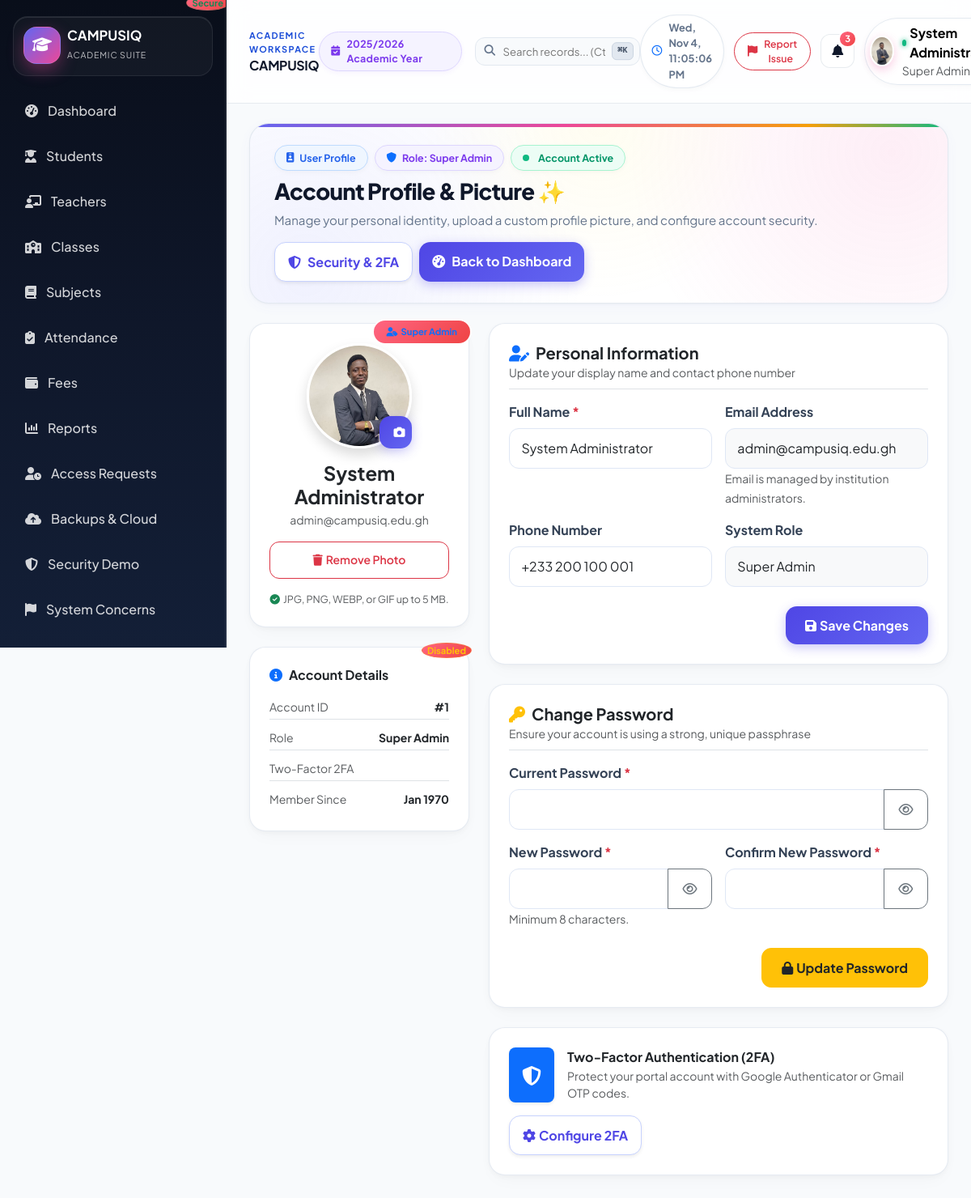
The app's page /profile.php (signed in) with its own data.
### tables this page shows
CREATE TABLE `school_settings` (
  `id` int(11) NOT NULL AUTO_INCREMENT,
  `school_name` varchar(200) NOT NULL,
  `motto` varchar(255) DEFAULT 'Excellence Through Education',
  `school_logo` varchar(255) DEFAULT NULL,
  `primary_color` varchar(30) DEFAULT '#1d4ed8',
  `address` text DEFAULT NULL,
  `phone` varchar(30) DEFAULT NULL,
  `email` varchar(150) DEFAULT NULL,
  `website` varchar(200) DEFAULT NULL,
  `currency` varchar(10) NOT NULL DEFAULT 'GH???',
  `academic_year_id` int(11) DEFAULT NULL,
  `term_id` int(11) DEFAULT NULL,
  `grading_system` text DEFAULT NULL,
  `paystack_public_key` varchar(255) DEFAULT NULL,
  `paystack_secret_key` varchar(255) DEFAULT NULL,
  `paystack_test_mode` tinyint(1) NOT NULL DEFAULT 1,
  `created_at` timestamp NOT NULL DEFAULT current_timestamp(),
  `updated_at` timestamp NOT NULL DEFAULT current_timestamp() ON UPDATE current_timestamp(),
  PRIMARY KEY (`id`),
  KEY `academic_year_id` (`academic_year_id`),
  KEY `term_id` (`term_id`),
  CONSTRAINT `school_settings_ibfk_1` FOREIGN KEY (`academic_year_id`) REFERENCES `academic_years` (`id`) ON DELETE SET NULL,
  CONSTRAINT `school_settings_ibfk_2` FOREIGN KEY (`term_id`) REFERENCES `terms` (`id`) ON DELETE SET NULL
);

CREATE TABLE `users` (
  `id` int(11) NOT NULL AUTO_INCREMENT,
  `name` varchar(150) NOT NULL,
  `email` varchar(150) NOT NULL,
  `password_hash` varchar(255) NOT NULL,
  `totp_secret` text DEFAULT NULL,
  `totp_enabled` tinyint(1) NOT NULL DEFAULT 0,
  `totp_failed_attempts` int(10) unsigned NOT NULL DEFAULT 0,
  `totp_locked_until` datetime DEFAULT NULL,
  `sms_otp` varchar(10) DEFAULT NULL,
  `sms_otp_expires_at` datetime DEFAULT NULL,
  `email_otp` varchar(10) DEFAULT NULL,
  `email_otp_expires_at` datetime DEFAULT NULL,
  `role` enum('super_admin','school_admin','teacher','student','parent','accountant') NOT NULL,
  `status` enum('active','inactive','pending') NOT NULL DEFAULT 'active',
  `phone` varchar(30) DEFAULT NULL,
  `photo` varchar(255) DEFAULT NULL,
  `created_at` timestamp NOT NULL DEFAULT current_timestamp(),
  `updated_at` timestamp NOT NULL DEFAULT current_timestamp() ON UPDATE current_timestamp(),
  PRIMARY KEY (`id`),
  UNIQUE KEY `email` (`email`),
  KEY `idx_users_email` (`email`),
  KEY `idx_users_role` (`role`)
);

### profile.php (the view, shortened to what the rows shown need)
<?php
require_once __DIR__ . '/config/app.php';
require_once __DIR__ . '/includes/auth.php';
$db = getDb();
$sessionUser = currentUser();
$userId = (int)($sessionUser['id'] ?? 0);
$stmt = $db->prepare('SELECT * FROM users WHERE id = :id LIMIT 1');
$stmt->execute(['id' => $userId]);
$user = $stmt->fetch();
$photoPath = $user['photo'] ?? null;
$hasValidPhoto = !empty($photoPath) && file_exists(__DIR__ . '/' . ltrim($photoPath, '/\\'));
require_once __DIR__ . '/includes/header.php';
?>
<div class="dash-hero mb-4">
    <div class="d-flex flex-wrap justify-content-between align-items-center gap-3">
        <div>
            <div class="d-flex align-items-center gap-2 mb-2 flex-wrap">
                <span class="dash-chip primary">
                    <i class="fa-solid fa-id-badge"></i> User Profile
                </span>
                <span class="dash-chip purple">
                    <i class="fa-solid fa-shield text-primary"></i> Role: <?php echo e(userRoleLabel($user['role'])); ?>
                </span>
                <span class="dash-chip success">
                    <span class="pulse-dot me-1"></span> Account Active
                </span>
            </div>
            <h1 class="dash-hero-title">Account Profile &amp; Picture <span class="wave-emoji">✨</span></h1>
        </div>
    </div>
</div>
<div class="row g-4">
    <div class="col-lg-4">
        <div class="card p-4 text-center mb-4">
            <div class="d-flex flex-column align-items-center">
                <div class="position-relative mb-3" style="width: 130px; height: 130px;">
                    <?php if ($hasValidPhoto): ?>
                        <img src="<?php echo baseUrl() . '/' . ltrim($photoPath, '/\\'); ?>"
                             alt="Profile Photo"
                             id="avatarPreviewImg"
                             class="rounded-circle shadow object-fit-cover border border-3 border-white"
                             style="width: 130px; height: 130px;">
                    <?php endif; ?>
                    <label for="avatarFileInput" class="btn btn-sm btn-primary rounded-circle position-absolute bottom-0 end-0 shadow"
                           style="width: 40px; height: 40px; display: grid; place-items: center; cursor: pointer;"
                           title="Choose new photo">
                        <i class="fa-solid fa-camera"></i>
                    </label>
                </div>
                <h4 class="fw-bold mb-1 text-dark"><?php echo e($user['name']); ?></h4>
                <p class="text-muted small mb-2"><?php echo e($user['email']); ?></p>
                <span class="badge bg-primary bg-opacity-10 text-primary px-3 py-2 rounded-pill fw-bold mb-3">
                    <i class="fa-solid fa-user-tag me-1"></i><?php echo e(userRoleLabel($user['role'])); ?>
                </span>
                <?php if ($hasValidPhoto): ?>
                    <form method="POST" class="mt-2 w-100" onsubmit="return confirm('Remove your current profile photo?');">
                        <button type="submit" class="btn btn-outline-danger btn-sm w-100">
                        </button>
                    </form>
                <?php endif; ?>
                <div class="mt-3 text-muted" style="font-size: 0.78rem;">
                    <i class="fa-solid fa-circle-check text-success me-1"></i>JPG, PNG, WEBP, or GIF up to 5 MB.
                </div>
            </div>
        </div>
        <div class="card p-4">
            <div class="d-flex flex-column gap-2 small">
                <div class="d-flex justify-content-between py-1 border-bottom">
                    <span class="text-muted">Account ID</span>
                    <strong class="text-dark">#<?php echo $user['id']; ?></strong>
                </div>
                <div class="d-flex justify-content-between py-1 border-bottom">
                    <span class="text-muted">Role</span>
                    <strong class="text-dark"><?php echo e(userRoleLabel($user['role'])); ?></strong>
                </div>
            </div>
        </div>
    </div>
    <div class="col-lg-8">
        <div class="card p-4 mb-4">
            <form method="POST">
                <div class="row g-3">
                    <div class="col-md-6">
                        <label class="form-label fw-bold">Full Name <span class="text-danger">*</span></label>
                        <input type="text" name="name" class="form-control" value="<?php echo e($user['name']); ?>" required>
                    </div>
                    <div class="col-md-6">
                        <label class="form-label fw-bold">Email Address</label>
                        <input type="email" class="form-control bg-light" value="<?php echo e($user['email']); ?>" readonly title="Contact institution administrator to change registered email">
                        <small class="text-muted">Email is managed by institution administrators.</small>
                    </div>
                    <div class="col-md-6">
                        <label class="form-label fw-bold">Phone Number</label>
                        <input type="text" name="phone" class="form-control" placeholder="+233 XX XXX XXXX" value="<?php echo e($user['phone'] ?? ''); ?>">
                    </div>
                    <div class="col-md-6">
                        <label class="form-label fw-bold">System Role</label>
                        <input type="text" class="form-control bg-light" value="<?php echo e(userRoleLabel($user['role'])); ?>" readonly>
                    </div>
                </div>
            </form>
        </div>
    </div>
</div>
<?php require_once __DIR__ . '/includes/footer.php'; ?>

### includes/header.php (shortened to what the rows shown need)
<?php
require_once __DIR__ . '/../config/app.php';
require_once __DIR__ . '/../includes/auth.php';
$baseUrl = baseUrl();
$settings = getSchoolSettings();
$user = currentUser();
$role = $user['role'] ?? 'guest';
function navItems(string $role, string $baseUrl): array
{
    return $items[$role] ?? $items['student'];
}
?><!DOCTYPE html>
<html lang="en">
<head>
    <link href="https://cdn.jsdelivr.net/npm/bootstrap@5.3.3/dist/css/bootstrap.min.css" rel="stylesheet">
    <link rel="stylesheet" href="https://cdnjs.cloudflare.com/ajax/libs/font-awesome/6.5.2/css/all.min.css">
    <link rel="stylesheet" href="<?php echo $baseUrl ? $baseUrl : ''; ?>/assets/css/style.css?v=<?php echo filemtime(__DIR__ . '/../assets/css/style.css'); ?>">
</head>
<body>
<?php if (isLoggedIn()):
    $currentUri = $_SERVER['REQUEST_URI'] ?? '';
?>
<div class="app-shell">
    <aside class="sidebar offcanvas-lg offcanvas-start" id="sidebarNav" tabindex="-1" aria-labelledby="sidebarNavLabel">
        <div class="brand-box d-flex align-items-center justify-content-between">
            <div class="d-flex align-items-center gap-2 min-w-0">
                <div class="brand-mark flex-shrink-0"><i class="fa-solid fa-graduation-cap"></i></div>
                <div class="brand-copy min-w-0">
                    <div class="brand-name text-truncate" id="sidebarNavLabel"><?php echo e($settings['school_name']); ?></div>
                    <small class="brand-tag">Academic Suite</small>
                </div>
            </div>
        </div>
        <nav class="nav-menu">
            <?php foreach (navItems($role, $baseUrl) as $item):
                $isActive = (parse_url($item['url'], PHP_URL_PATH) === parse_url($currentUri, PHP_URL_PATH));
            ?>
                <a href="<?php echo $item['url']; ?>" class="nav-item <?php echo $isActive ? 'active' : ''; ?>">
                    <i class="fa-solid <?php echo $item['icon']; ?>"></i>
                    <span><?php echo e($item['label']); ?></span>
                </a>
            <?php endforeach; ?>
        </nav>
        <div class="sidebar-footer">
            <div class="mb-2 px-2 d-flex align-items-center justify-content-between">
                <span class="badge bg-success bg-opacity-25 text-success border border-success border-opacity-25">Secure</span>
            </div>
        </div>
    </aside>
    <div class="main-panel">
        <nav class="topbar">
            <div class="d-flex align-items-center gap-2 min-w-0">
                <div class="min-w-0">
                    <div class="workspace-kicker d-none d-sm-block">Academic Workspace</div>
                    <h4 class="page-title mb-0 text-truncate fs-6 fw-bold"><?php echo e($settings['school_name']); ?></h4>
                </div>
            </div>
            <div class="d-none d-lg-flex align-items-center gap-3">
                <span class="session-badge">
                    <i class="fa-solid fa-calendar-check me-2"></i>2025/2026 Academic Year
                </span>
                <div class="search-box">
                    <input type="text" id="globalSearch" placeholder="Search records... (Ctrl + K)">
                    <span class="search-kbd">⌘K</span>
                </div>
            </div>
            <div class="topbar-actions">
                <div class="live-clock d-none d-md-inline-flex">
                    <i class="fa-regular fa-clock text-primary"></i>
                    <span id="headerLiveClock"></span>
                </div>
                <button class="btn btn-sm btn-outline-danger d-inline-flex align-items-center gap-2 rounded-pill px-3 py-1 shadow-xs bg-white border-opacity-75" type="button" data-bs-toggle="modal" data-bs-target="#reportSystemConcernModal" title="Report System Concern / Suggestion">
                    <i class="fa-solid fa-flag text-danger"></i>
                    <span class="d-none d-md-inline small fw-semibold text-danger">Report Issue</span>
                </button>
                <div class="dropdown">
                    <button class="icon-button" type="button" data-bs-toggle="dropdown" aria-expanded="false" title="Notifications">
                        <i class="fa-solid fa-bell"></i>
                        <span class="badge">3</span>
                    </button>
                </div>
                <div class="dropdown">
                    <button class="profile-pill border-0 text-start bg-white" type="button" data-bs-toggle="dropdown" aria-expanded="false" title="Account Menu">
                        <?php
                            $hdrPhoto = $user['photo'] ?? null;
                            $hasHdrPhoto = !empty($hdrPhoto) && file_exists(__DIR__ . '/../' . ltrim($hdrPhoto, '/\\'));
                        ?>
                        <?php if ($hasHdrPhoto): ?>
                            <img src="<?php echo $baseUrl . '/' . ltrim($hdrPhoto, '/\\'); ?>" alt="Avatar" class="avatar-sm rounded-circle object-fit-cover shadow-sm">
                        <?php else: ?>
                            <div class="avatar-sm">
                                <?php echo strtoupper(substr($user['name'] ?? 'U', 0, 1)); ?>
                            </div>
                        <?php endif; ?>
                        <div class="d-none d-sm-block">
                            <div class="d-flex align-items-center">
                                <span class="online-dot"></span>
                                <strong><?php echo e($user['name'] ?? 'User'); ?></strong>
                            </div>
                            <small class="text-muted"><?php echo e(userRoleLabel($role)); ?></small>
                        </div>
                    </button>
                </div>
            </div>
        </nav>
        <main class="content-area">
<?php else: ?>
<div class="auth-page">
<?php endif; ?>

### records on screen
school_settings: school_name "CAMPUSIQ"
users: photo (picture), name "System…", role "Super Admin", name "System Administrator", email "admin@campusiq.edu.gh", id "1", phone "+233 200 100 001"

### other values on screen
$item['label'] "Dashboard"
$item['label'] "Students"
$item['label'] "Teachers"
$item['label'] "Classes"
$item['label'] "Subjects"
$item['label'] "Attendance"
$item['label'] "Fees"
$item['label'] "Reports"
$item['label'] "Access Requests"
$item['label'] "Backups & Cloud"
$item['label'] "Security Demo"
$item['label'] "System Concerns"
date('M Y', strtotime($user['created_at'])) "Jan 1970"
